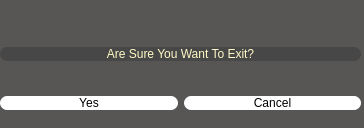
<?xml version="1.0" encoding="UTF-8"?>
<ui version="4.0">
 <class>ExitAsk</class>
 <widget class="QDialog" name="ExitAsk">
  <property name="geometry">
   <rect>
    <x>0</x>
    <y>0</y>
    <width>364</width>
    <height>128</height>
   </rect>
  </property>
  <property name="windowTitle">
   <string>Dialog</string>
  </property>
  <property name="styleSheet">
   <string notr="true">background-color: rgb(88, 85, 85);
border-Radius: 7px;</string>
  </property>
  <widget class="QWidget" name="verticalLayoutWidget">
   <property name="geometry">
    <rect>
     <x>0</x>
     <y>9</y>
     <width>361</width>
     <height>101</height>
    </rect>
   </property>
   <layout class="QVBoxLayout" name="verticalLayout">
    <property name="topMargin">
     <number>10</number>
    </property>
    <item>
     <spacer name="verticalSpacer_2">
      <property name="orientation">
       <enum>Qt::Vertical</enum>
      </property>
      <property name="sizeHint" stdset="0">
       <size>
        <width>20</width>
        <height>50</height>
       </size>
      </property>
     </spacer>
    </item>
    <item>
     <widget class="QLabel" name="label">
      <property name="styleSheet">
       <string notr="true">background-color: rgb(71, 71, 71);
	font: 15pt &quot;Permanent Marker&quot;;
	color: rgb(255, 249, 197);
	border-Radius: 7px;</string>
      </property>
      <property name="text">
       <string>Are Sure You Want To Exit?</string>
      </property>
      <property name="alignment">
       <set>Qt::AlignCenter</set>
      </property>
     </widget>
    </item>
    <item>
     <spacer name="verticalSpacer">
      <property name="orientation">
       <enum>Qt::Vertical</enum>
      </property>
      <property name="sizeHint" stdset="0">
       <size>
        <width>20</width>
        <height>40</height>
       </size>
      </property>
     </spacer>
    </item>
    <item>
     <layout class="QHBoxLayout" name="horizontalLayout">
      <property name="topMargin">
       <number>10</number>
      </property>
      <item>
       <widget class="QPushButton" name="Yes">
        <property name="styleSheet">
         <string notr="true">background-color: rgb(255, 255, 255);
font: 15pt &quot;NPIRamin&quot;;</string>
        </property>
        <property name="text">
         <string>Yes</string>
        </property>
       </widget>
      </item>
      <item>
       <widget class="QPushButton" name="Cancel">
        <property name="styleSheet">
         <string notr="true">background-color: rgb(255, 255, 255);
font: 15pt &quot;NPIRamin&quot;;</string>
        </property>
        <property name="text">
         <string>Cancel</string>
        </property>
       </widget>
      </item>
     </layout>
    </item>
   </layout>
  </widget>
 </widget>
 <resources/>
 <connections/>
</ui>
